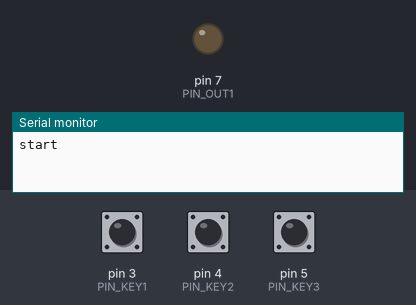
Simulated run of this sketch. Board: Arduino Uno, built with avr-gcc and run on an emulated ATmega328P. Parts: output pins drawn as LEDs (lit = HIGH), the last lines printed to the serial monitor. Dashed ring = blinking. Inputs (shaded band) come from the test bench; at power-on: pin 4 (PIN_KEY2) LOW, pin 5 (PIN_KEY3) LOW, pin 3 (PIN_KEY1) LOW.

Above: at 1.2 s.
1.3 s: pin 4 (PIN_KEY2) pulled HIGH for 0.15 s
At 1.55 s:
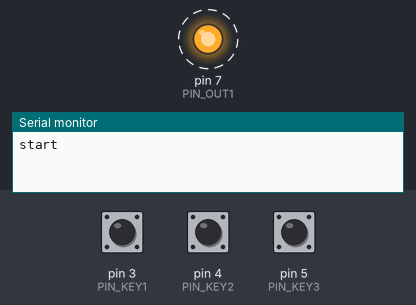
4.3 s: pin 5 (PIN_KEY3) pulled HIGH for 0.15 s
At 4.55 s:
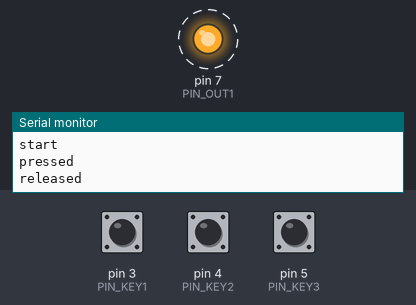
Timing chart, 0 to 13.3 s (numbered marks = the images above; inputs shaded):
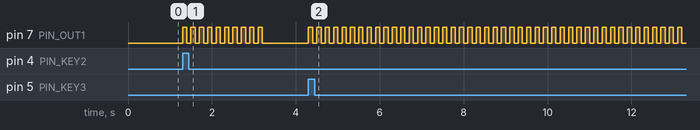

The sketch:

CounterTest.ino
```cpp
#define PIN_KEY1    3
#define PIN_KEY2    4
#define PIN_KEY3    5

#define PIN_OUT1    7

int g_pushed = 0;

#define PULSE_WIDTH    100

void pulse(int n)
{
	for (int i = 0; i < n; i++)
	{
		digitalWrite(PIN_OUT1, HIGH);
		delay(PULSE_WIDTH);
		digitalWrite(PIN_OUT1, LOW);
		delay(PULSE_WIDTH);
	}
}

void setup()
{
	//Initialize serial and wait for port to open:
	Serial.begin(9600);
	Serial.println("start");

	pinMode(PIN_KEY1, INPUT);
	pinMode(PIN_KEY2, INPUT);
	pinMode(PIN_KEY3, INPUT);

	pinMode(PIN_OUT1, OUTPUT);
}

void loop()
{
	int b1 = digitalRead(PIN_KEY1);
	int b2 = digitalRead(PIN_KEY2);
	int b3 = digitalRead(PIN_KEY3);

	int none = !b1 && !b2 && !b3;
	if (g_pushed)
	{
		if (none)
		{
			g_pushed = 0;
			Serial.println("released");
		}
	}
	else
	{
		if (!none)
		{
			g_pushed = 1;

			if (b1)
			{
				pulse(1);
			}
			else if (b2)
			{
				pulse(10);
			}
			else if (b3)
			{
				pulse(100);
			}
			Serial.println("pressed");
		}

	}

	delay(1);
}
```

Measured:
- after the input at 1.3 s, pin 7 (PIN_OUT1): alternates HIGH for 0.10 s and LOW for 0.10 s, 20 changes in all, then stays LOW, starting at once
- after the input at 4.3 s, pin 7 (PIN_OUT1): alternates HIGH for 0.10 s and LOW for 0.10 s, starting at once
